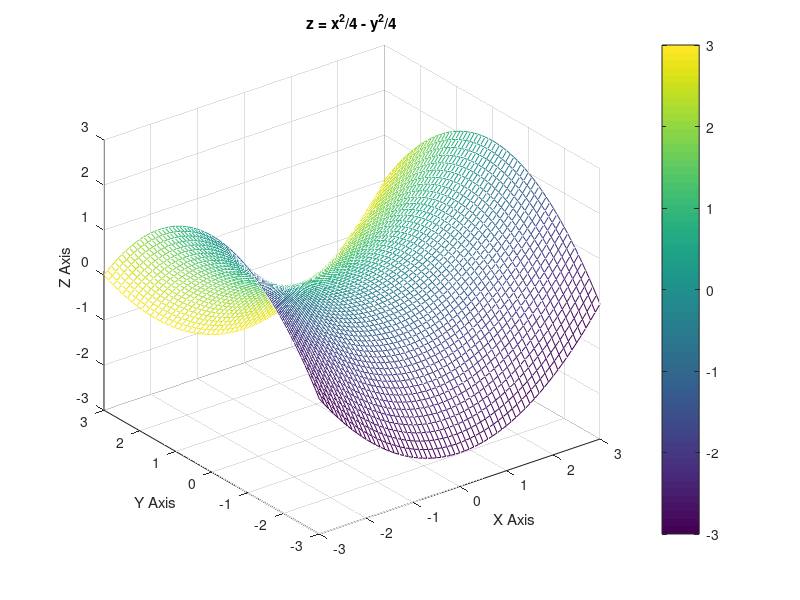

Recreate this plot in MATLAB.

% 11.2  We need to plot a hyperbolic paraboloid. This is special in 
% mathematics due to the existence of a saddle point or minimax that exists
% at the origin. This function can be created from the equation. 
% z = x^2/4 - y^2/4
% Write a MATLAB script to plot this function with the following restrictions:
% a.    Vary x and y between -3 and 3, increment in steps of .1
% b.    Draw the picture as a wire frame with the lines colored to indicate the y value
% c.    Put a color bar on the plot identifying the colors to values of y
% Make sure the plot is appropriately labeled and titled. 


x = -3:.1:3;
y = x;
[xx yy] = meshgrid(x,y);
zz = (xx.^2)/4 - (yy.^2)/4;
mesh(xx,yy,zz,yy)
title('z = x^2/4 - y^2/4')
xlabel('X Axis')
ylabel('Y Axis')
zlabel('Z Axis')
colorbar
